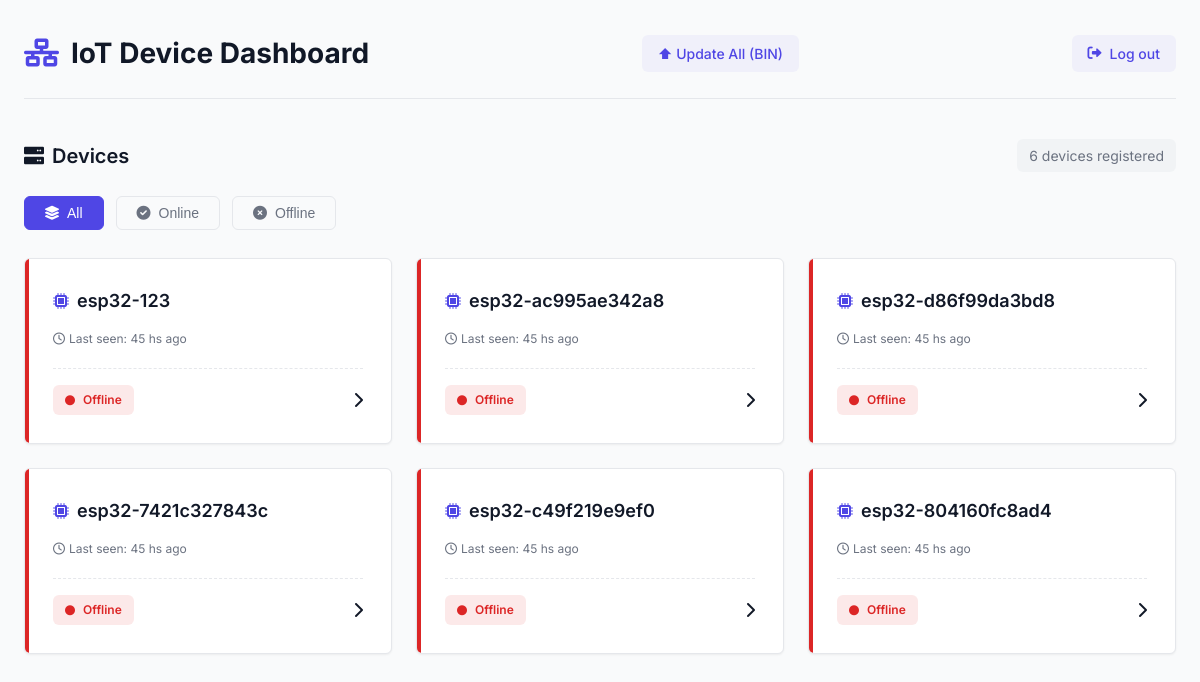
Screenshot of / (signed in) with the database file from the repository.
### app.py (models this page shows)
class Device(db.Model):
    id         = db.Column(db.Integer, primary_key=True)
    device_id  = db.Column(db.String(64), unique=True, index=True, nullable=False)
    status     = db.Column(db.String(8), nullable=False)          # "online/offline"
    last_seen  = db.Column(db.DateTime(timezone=True), nullable=False)

### app.py (the view)
@app.route("/")
def select_device():
    user = User.query.filter_by(email=session['user_email']).first()
    rows = user_devices(user)
    now = utc_now()
    dev_list = {}
    for row in rows:
        last_seen = row.last_seen if row.last_seen.tzinfo else row.last_seen.replace(tzinfo=timezone.utc)
        dev_list[row.device_id] = {
            "status": row.status,
            "last_seen": int((now - last_seen).total_seconds())
        }
    return render_template("devices.html", devices=dev_list, user=user)

### app.py (called while the page is built)
def utc_now():
    return datetime.now(UTC)

def user_devices(user: User):
    if user.role == "admin":
        return Device.query.all()
    else:
        ids = [ud.device_id for ud in UserDevice.query.filter_by(user_id=user.id)]
        return Device.query.filter(Device.device_id.in_(ids)).all()

@app.template_filter("ago")
def ago(seconds: int) -> str:
    if seconds < 60:
        return f"{seconds}s"
    elif seconds < 3600:
        mins = seconds // 60
        return f"{mins} min{'s' if mins > 1 else ''}"
    else:
        hrs = seconds // 3600
        return f"{hrs} h{'s' if hrs > 1 else ''}"

@app.before_request
def require_login():
    auth_paths = ['/login', '/signup', '/static/', '/api/telemetry']
    if any(request.path.startswith(p) for p in auth_paths):
        return
    email = session.get('user_email')
    if not email:
        return redirect(url_for('login'))
    user = User.query.filter_by(email=email).first()
    if user is None:                # user was deleted
        session.clear()
        return redirect(url_for('login'))

### templates/devices.html (shortened to what this page needs)
<!DOCTYPE html>
<html lang="en">
<head>
  <link rel="stylesheet" href="https://cdnjs.cloudflare.com/ajax/libs/font-awesome/6.0.0/css/all.min.css">
</head>
<body>
<div class="container">
    <header>
      <h1 class="page-title">
        <i class="fas fa-network-wired"></i>
        IoT Device Dashboard
      </h1>
  <a href="{{ url_for('ota_form') }}" class="logout-link">⬆ Update&nbsp;All&nbsp;(BIN)</a>
      <a href="{{ url_for('logout') }}" class="logout-link">
        <i class="fas fa-sign-out-alt"></i>
        Log out
      </a>
    </header>
    <main>
      <div class="dashboard-header">
        <h2 class="section-title">
          <i class="fas fa-server"></i>
          Devices
        </h2>
        <div class="device-count">
          {% if devices %}
            {{ devices|length }} device{% if devices|length > 1 %}s{% endif %} registered
          {% else %}
            No devices registered
          {% endif %}
        </div>
      </div>
      <div class="filter-controls">
        <button class="filter-btn active" data-filter="all">
          <i class="fas fa-layer-group"></i>
          All
        </button>
        <button class="filter-btn" data-filter="online">
          <i class="fas fa-check-circle"></i>
          Online
        </button>
        <button class="filter-btn" data-filter="offline">
          <i class="fas fa-times-circle"></i>
          Offline
        </button>
      </div>
<div class="device-grid">
        {% if devices %}
          {% for dev, info in devices.items() %}
            <div class="device-card {{ info.status }}" data-status="{{ info.status }}">
              <a href="{{ url_for('control_device', device_id=dev) }}">
                <div class="device-name">
                  <i class="fas fa-microchip"></i>
                  {{ dev }}
                </div>
                <div class="device-meta">
                  <div class="last-seen">
                    <i class="far fa-clock"></i>
                    Last seen: {{ info.last_seen|ago }} ago
                  </div>
                </div>
                <div class="device-status">
                  <span class="status-badge {{ info.status }}">
                    <i class="fas fa-circle"></i>
                    {{ info.status }}
                  </span>
                  <i class="fas fa-chevron-right"></i>
                </div>
              </a>
            </div>
          {% endfor %}
        {% endif %}
      </div>
    </main>
  </div>
</body>
</html>

### templates/devices.html (style rules this page uses)
:root { --bg: #f9fafb; --card-bg: #ffffff; --primary: #4f46e5; --primary-hover: #4338ca; --text: #111827; --text-light: #6b7280; --muted: #9ca3af; --border: #e5e7eb; --success: #059669; --error: #dc2626; --warning: #d97706; --shadow-sm: 0 1px 3px 0 rgba(0, 0, 0, 0.03), 0 1px 2px 0 rgba(0, 0, 0, 0.03); --shadow-md: 0 4px 6px -1px rgba(0, 0, 0, 0.05), 0 2px 4px -1px rgba(0, 0, 0, 0.03); --radius: 0.375rem; --transition: all 0.2s cubic-bezier(0.4, 0, 0.2, 1); }
* { box-sizing: border-box; margin: 0; padding: 0; }
body { font-family: 'Inter', -apple-system, BlinkMacSystemFont, sans-serif; background: var(--bg); color: var(--text); line-height: 1.5; -webkit-font-smoothing: antialiased; -moz-osx-font-smoothing: grayscale; }
.container { max-width: 1200px; margin: 0 auto; padding: 2rem 1.5rem; }
header { display: flex; justify-content: space-between; align-items: center; margin-bottom: 2.5rem; padding-bottom: 1.5rem; border-bottom: 1px solid var(--border); }
.page-title { font-size: 1.75rem; font-weight: 700; color: var(--text); display: flex; align-items: center; gap: 0.75rem; }
.page-title i { color: var(--primary); }
.logout-link { display: inline-flex; align-items: center; gap: 0.5rem; font-size: 0.875rem; font-weight: 500; color: var(--primary); text-decoration: none; padding: 0.5rem 1rem; border-radius: var(--radius); transition: var(--transition); background-color: rgba(79, 70, 229, 0.05); }
.dashboard-header { display: flex; justify-content: space-between; align-items: center; margin-bottom: 1.5rem; }
.section-title { font-size: 1.25rem; font-weight: 600; color: var(--text); display: flex; align-items: center; gap: 0.5rem; }
.device-count { font-size: 0.875rem; color: var(--text-light); background: rgba(107, 114, 128, 0.05); padding: 0.375rem 0.75rem; border-radius: var(--radius); }
.device-grid { display: grid; grid-template-columns: repeat(auto-fill, minmax(280px, 1fr)); gap: 1.5rem; }
.device-card { background: var(--card-bg); border: 1px solid var(--border); border-radius: var(--radius); padding: 1.75rem; transition: var(--transition); box-shadow: var(--shadow-sm); position: relative; overflow: hidden; }
.device-card::before { content: ''; position: absolute; top: 0; left: 0; width: 4px; height: 100%; background: var(--border); transition: var(--transition); }
.device-card.offline::before { background: var(--error); }
.device-card a { text-decoration: none; color: var(--text); display: block; height: 100%; }
.device-name { font-size: 1.125rem; font-weight: 600; margin-bottom: 1rem; color: var(--text); display: flex; align-items: center; gap: 0.5rem; }
.device-name i { color: var(--primary); font-size: 1rem; }
.device-meta { display: flex; flex-direction: column; gap: 0.75rem; }
.device-status { display: flex; align-items: center; justify-content: space-between; margin-top: 1.25rem; padding-top: 1rem; border-top: 1px dashed var(--border); }
.status-badge { display: inline-flex; align-items: center; gap: 0.5rem; padding: 0.375rem 0.75rem; font-size: 0.75rem; font-weight: 600; border-radius: var(--radius); text-transform: capitalize; }
.status-badge.offline { background-color: rgba(220, 38, 38, 0.1); color: var(--error); }
.status-badge i { font-size: 0.625rem; }
.filter-controls { display: flex; gap: 0.75rem; margin-bottom: 1.75rem; flex-wrap: wrap; }
.filter-btn { padding: 0.5rem 1.25rem; font-size: 0.875rem; font-weight: 500; color: var(--text-light); background: transparent; border: 1px solid var(--border); border-radius: var(--radius); cursor: pointer; transition: var(--transition); display: flex; align-items: center; gap: 0.5rem; }
.filter-btn.active { background: var(--primary); color: #fff; border-color: var(--primary); }
.last-seen { font-size: 0.75rem; color: var(--text-light); display: flex; align-items: center; gap: 0.25rem; }

### rows the page displays
Device: device "esp32-123", last_seen|ago "45 hs", status "Offline"
Device: device "esp32-ac995ae342a8", last_seen|ago "45 hs", status "Offline"
Device: device "esp32-d86f99da3bd8", last_seen|ago "45 hs", status "Offline"
Device: device "esp32-7421c327843c", last_seen|ago "45 hs", status "Offline"
Device: device "esp32-c49f219e9ef0", last_seen|ago "45 hs", status "Offline"
Device: device "esp32-804160fc8ad4", last_seen|ago "45 hs", status "Offline"

### other values shown
{{ devices|length }} "6"
